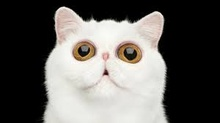
%> input picture 4.jpg, 220 x 123 px, shrunk from 300 x 168 before the run
$ octave image_border.m   (GNU Octave 9; MATLAB toolbox functions it lacks are replaced by stand-ins)
%> lines starting %> are read from the running program, lines starting %| are printed output that depends on the picture
clc
clearvars
cla
close all

%% Работа с данными

% Загрузка изображения
imag = imread('4.jpg');
%> imag is the input picture: size 123x220x3 uint8; mean R, G, B 99.7, 97.5, 94.1

% выделение размеров
size_x = length(imag(:,1,1));
%> size_x = 123

size_y = length(imag(1,:,1));
%> size_y = 220

% выделение цветов
red = imag(1,1,1);
%> red = 0

green = imag(1,1,2);
%> green = 0

blue= imag(1,1,3);
%> blue = 0

%% Обьявление ядра свертки

% Ядра оператора Собеля и вес
w = 1/100; % Для теории w = 1

KernelSobelX = w.*[-1 , 0, 1;
                -2 , 0, 2;
                -1 , 0, 1;];

KernelSobelY  = w.*[-1, -2, -1;
                  0,  0,  0;
                  1,  2,  1;];

%% Реализация свертки

ots = length(KernelSobelX);

% Величина градиента
imag_gr = uint8(zeros(size_x,size_y,3));
%> imag_gr: size 123x220x3 uint8; every value is 0

% Направление градиента
teta = zeros(size_x,size_y,3);
%> teta: size 123x220x3 double; every value is 0

% Цикл реализующий свертку с обрезанием по границы
for color = 1:3
    for u = 1:size_x
        for v = 1:size_y

            acum_X = 0;

            for i = 1:ots

                for j = 1:ots

                    if (u > ots && v > ots && u < size_x - ots && v < size_y - ots)

                        % Свертка по определению
                        acum_X = acum_X + imag(u - i , v - j, color) * KernelSobelX(i, j);

                    end
                end
            end

            acum_Y = 0;

            for i = 1:ots

                for j = 1:ots

                    if (u > ots && v > ots && u < size_x - ots && v < size_y - ots)

                        % Свертка по определению
                        acum_Y = acum_Y + imag(u - i , v - j, color) * KernelSobelY(i, j);

                    end
                end
            end

            % Величина градиента
            imag_gr(u, v, color) = (acum_X ^ 2 + acum_Y ^ 2) ^ 1/2;

            % Направление градиента
            teta(u, v, color) = atan2(double(acum_X^2), double(acum_Y^2));

        end
    end
end
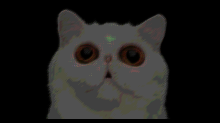
%> imag_gr: size 123x220x3 uint8; mean R, G, B 30.3, 29.3, 27.8
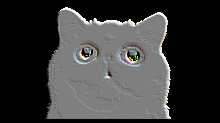
%> teta: size 123x220x3 double; mean R, G, B 0.354, 0.354, 0.352; drawn with min black and max white


%% вывод границ изображения

% оригинал
figure(1)
image(imag);
hold off

% Величина градиента
figure(2)
mesh(imag_gr(:,:,2));
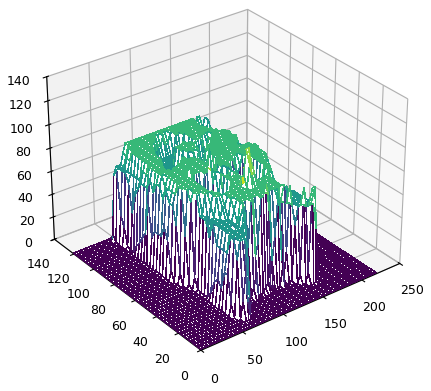
%> figure redrawn from the program's plot data
hold off

% Направление градиента
figure(3)
mesh(teta(:,:,2));
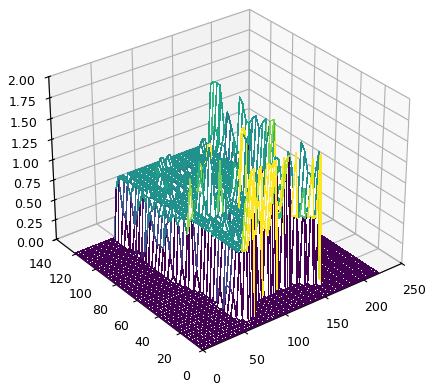
%> figure redrawn from the program's plot data
hold off

% Величина градиента
figure(4)
image(imag_gr);
hold off

% Направление градиента
figure(5)
image(teta);
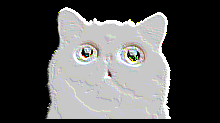
%> displayed picture: size 123x220x3, on the screen's scale of 0 to 255; mean R, G, B 87.3, 87.2, 86.7
hold off
